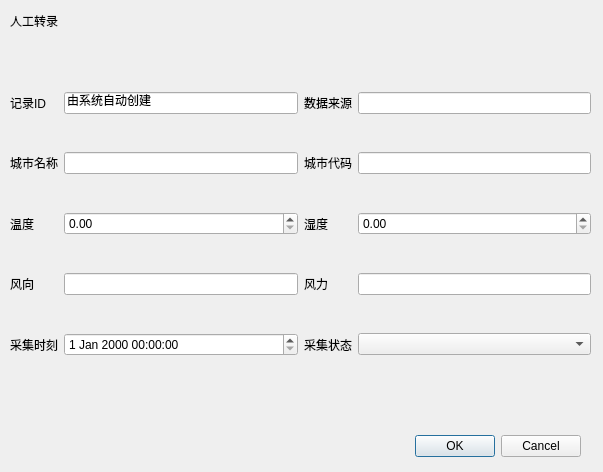
<?xml version="1.0" encoding="UTF-8"?>
<ui version="4.0">
 <class>AddDialog</class>
 <widget class="QDialog" name="AddDialog">
  <property name="geometry">
   <rect>
    <x>0</x>
    <y>0</y>
    <width>603</width>
    <height>472</height>
   </rect>
  </property>
  <property name="windowTitle">
   <string>Dialog</string>
  </property>
  <widget class="QDialogButtonBox" name="buttonBox">
   <property name="geometry">
    <rect>
     <x>240</x>
     <y>430</y>
     <width>341</width>
     <height>32</height>
    </rect>
   </property>
   <property name="orientation">
    <enum>Qt::Orientation::Horizontal</enum>
   </property>
   <property name="standardButtons">
    <set>QDialogButtonBox::StandardButton::Cancel|QDialogButtonBox::StandardButton::Ok</set>
   </property>
  </widget>
  <widget class="QWidget" name="layoutWidget">
   <property name="geometry">
    <rect>
     <x>10</x>
     <y>60</y>
     <width>581</width>
     <height>331</height>
    </rect>
   </property>
   <layout class="QGridLayout" name="gridLayout_2">
    <item row="1" column="1">
     <widget class="QLineEdit" name="lineEdit_cityName_record"/>
    </item>
    <item row="2" column="1">
     <widget class="QDoubleSpinBox" name="doubleSpinBox_temp"/>
    </item>
    <item row="3" column="3">
     <widget class="QLineEdit" name="lineEdit_windForce"/>
    </item>
    <item row="3" column="1">
     <widget class="QLineEdit" name="lineEdit_windDirection"/>
    </item>
    <item row="4" column="0">
     <widget class="QLabel" name="label_9">
      <property name="text">
       <string>采集时刻</string>
      </property>
     </widget>
    </item>
    <item row="0" column="0">
     <widget class="QLabel" name="label_5">
      <property name="text">
       <string>记录ID</string>
      </property>
     </widget>
    </item>
    <item row="0" column="3">
     <widget class="QLineEdit" name="lineEdit_source"/>
    </item>
    <item row="0" column="1">
     <widget class="QLineEdit" name="lineEdit_id">
      <property name="text">
       <string>由系统自动创建</string>
      </property>
      <property name="readOnly">
       <bool>true</bool>
      </property>
     </widget>
    </item>
    <item row="3" column="0">
     <widget class="QLabel" name="label_8">
      <property name="text">
       <string>风向</string>
      </property>
     </widget>
    </item>
    <item row="3" column="2">
     <widget class="QLabel" name="label_13">
      <property name="text">
       <string>风力</string>
      </property>
     </widget>
    </item>
    <item row="2" column="2">
     <widget class="QLabel" name="label_12">
      <property name="text">
       <string>湿度</string>
      </property>
     </widget>
    </item>
    <item row="1" column="2">
     <widget class="QLabel" name="label_11">
      <property name="text">
       <string>城市代码</string>
      </property>
     </widget>
    </item>
    <item row="1" column="0">
     <widget class="QLabel" name="label_6">
      <property name="text">
       <string>城市名称</string>
      </property>
     </widget>
    </item>
    <item row="4" column="1">
     <widget class="QDateTimeEdit" name="dateTimeEdit_collectedAt"/>
    </item>
    <item row="4" column="3">
     <widget class="QComboBox" name="comboBox_status">
      <property name="currentText">
       <string/>
      </property>
      <property name="currentIndex">
       <number>-1</number>
      </property>
      <property name="placeholderText">
       <string>请输入采集状态</string>
      </property>
      <item>
       <property name="text">
        <string>成功</string>
       </property>
      </item>
      <item>
       <property name="text">
        <string>解析异常</string>
       </property>
      </item>
      <item>
       <property name="text">
        <string>入库失败</string>
       </property>
      </item>
     </widget>
    </item>
    <item row="0" column="2">
     <widget class="QLabel" name="label_10">
      <property name="text">
       <string>数据来源</string>
      </property>
     </widget>
    </item>
    <item row="1" column="3">
     <widget class="QLineEdit" name="lineEdit_cityCode"/>
    </item>
    <item row="4" column="2">
     <widget class="QLabel" name="label_14">
      <property name="text">
       <string>采集状态</string>
      </property>
     </widget>
    </item>
    <item row="2" column="3">
     <widget class="QDoubleSpinBox" name="doubleSpinBox_humidity"/>
    </item>
    <item row="2" column="0">
     <widget class="QLabel" name="label_7">
      <property name="text">
       <string>温度</string>
      </property>
     </widget>
    </item>
   </layout>
  </widget>
  <widget class="QLabel" name="label">
   <property name="geometry">
    <rect>
     <x>10</x>
     <y>10</y>
     <width>151</width>
     <height>21</height>
    </rect>
   </property>
   <property name="text">
    <string>人工转录</string>
   </property>
  </widget>
 </widget>
 <resources/>
 <connections>
  <connection>
   <sender>buttonBox</sender>
   <signal>accepted()</signal>
   <receiver>AddDialog</receiver>
   <slot>accept()</slot>
   <hints>
    <hint type="sourcelabel">
     <x>248</x>
     <y>254</y>
    </hint>
    <hint type="destinationlabel">
     <x>157</x>
     <y>274</y>
    </hint>
   </hints>
  </connection>
  <connection>
   <sender>buttonBox</sender>
   <signal>rejected()</signal>
   <receiver>AddDialog</receiver>
   <slot>reject()</slot>
   <hints>
    <hint type="sourcelabel">
     <x>316</x>
     <y>260</y>
    </hint>
    <hint type="destinationlabel">
     <x>286</x>
     <y>274</y>
    </hint>
   </hints>
  </connection>
 </connections>
</ui>
